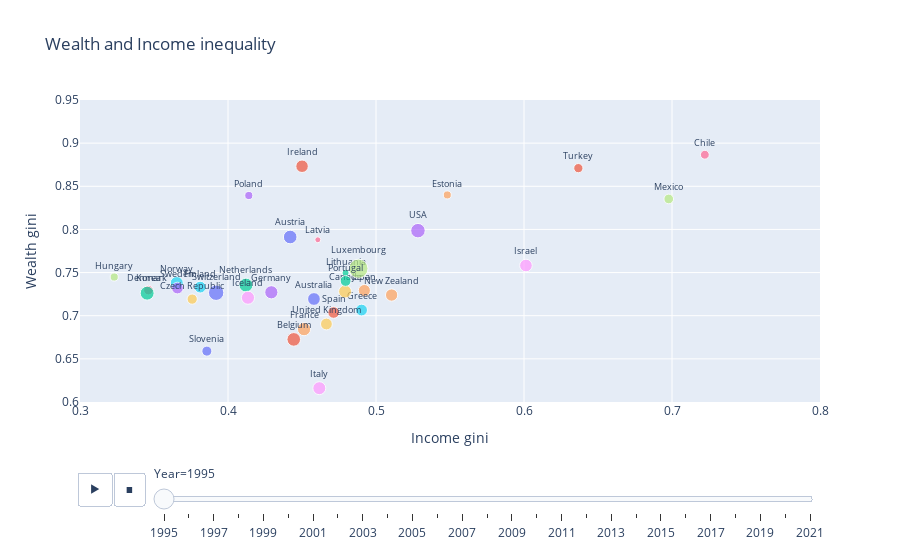

Notebook code cell kept with this figure:
### Code cell
fig = px.scatter(oecd, x="pretax_gini_income", y="gini_wealth", animation_frame="Year", size='pretax_mean_income'
                 , hover_name="country", text='country',title='Wealth and Income inequality'
                ,color="country", range_x=[0.3, 0.8], range_y=[0.6, 0.95])
fig.update_layout(showlegend=False, yaxis_title='Wealth gini',xaxis_title='Income gini')
fig.update_traces(textposition='top center', textfont_size=9, selector=dict(type='scatter'))
fig.show()

### Figure 1 — Plotly figure (JSON) as saved in the notebook; plotly's stock layout.template omitted (floating-point values rounded to 4 significant figures)
{"data": [{"hovertemplate": "<b>%{hovertext}</b><br><br>country=%{text}<br>Year=1995<br>pretax_gini_income=%{x}<br>gini_wealth=%{y}<br>pretax_mean_income=%{marker.size}<extra></extra>", "hovertext": ["Switzerland"], "legendgroup": "Switzerland", "marker": {"color": "#636efa", "size": [67020.0], "sizemode": "area", "sizeref": 566.9, "symbol": "circle"}, "mode": "markers+text", "name": "Switzerland", "orientation": "v", "showlegend": true, "text": ["Switzerland"], "textfont": {"size": 9}, "textposition": "top center", "type": "scatter", "x": [0.392], "xaxis": "x", "y": [0.7266], "yaxis": "y"}, {"hovertemplate": "<b>%{hovertext}</b><br><br>country=%{text}<br>Year=1995<br>pretax_gini_income=%{x}<br>gini_wealth=%{y}<br>pretax_mean_income=%{marker.size}<extra></extra>", "hovertext": ["Ireland"], "legendgroup": "Ireland", "marker": {"color": "#EF553B", "size": [44340.0], "sizemode": "area", "sizeref": 566.9, "symbol": "circle"}, "mode": "markers+text", "name": "Ireland", "orientation": "v", "showlegend": true, "text": ["Ireland"], "textfont": {"size": 9}, "textposition": "top center", "type": "scatter", "x": [0.45], "xaxis": "x", "y": [0.8732], "yaxis": "y"}, {"hovertemplate": "<b>%{hovertext}</b><br><br>country=%{text}<br>Year=1995<br>pretax_gini_income=%{x}<br>gini_wealth=%{y}<br>pretax_mean_income=%{marker.size}<extra></extra>", "hovertext": ["Lithuania"], "legendgroup": "Lithuania", "marker": {"color": "#00cc96", "size": [14190.0], "sizemode": "area", "sizeref": 566.9, "symbol": "circle"}, "mode": "markers+text", "name": "Lithuania", "orientation": "v", "showlegend": true, "text": ["Lithuania"], "textfont": {"size": 9}, "textposition": "top center", "type": "scatter", "x": [0.4794], "xaxis": "x", "y": [0.7496], "yaxis": "y"}, {"hovertemplate": "<b>%{hovertext}</b><br><br>country=%{text}<br>Year=1995<br>pretax_gini_income=%{x}<br>gini_wealth=%{y}<br>pretax_mean_income=%{marker.size}<extra></extra>", "hovertext": ["Germany"], "legendgroup": "Germany", "marker": {"color": "#ab63fa", "size": [49340.0], "sizemode": "area", "sizeref": 566.9, "symbol": "circle"}, "mode": "markers+text", "name": "Germany", "orientation": "v", "showlegend": true, "text": ["Germany"], "textfont": {"size": 9}, "textposition": "top center", "type": "scatter", "x": [0.4293], "xaxis": "x", "y": [0.7271], "yaxis": "y"}, {"hovertemplate": "<b>%{hovertext}</b><br><br>country=%{text}<br>Year=1995<br>pretax_gini_income=%{x}<br>gini_wealth=%{y}<br>pretax_mean_income=%{marker.size}<extra></extra>", "hovertext": ["Japan"], "legendgroup": "Japan", "marker": {"color": "#FFA15A", "size": [41440.0], "sizemode": "area", "sizeref": 566.9, "symbol": "circle"}, "mode": "markers+text", "name": "Japan", "orientation": "v", "showlegend": true, "text": ["Japan"], "textfont": {"size": 9}, "textposition": "top center", "type": "scatter", "x": [0.4921], "xaxis": "x", "y": [0.7292], "yaxis": "y"}, {"hovertemplate": "<b>%{hovertext}</b><br><br>country=%{text}<br>Year=1995<br>pretax_gini_income=%{x}<br>gini_wealth=%{y}<br>pretax_mean_income=%{marker.size}<extra></extra>", "hovertext": ["Greece"], "legendgroup": "Greece", "marker": {"color": "#19d3f3", "size": [39420.0], "sizemode": "area", "sizeref": 566.9, "symbol": "circle"}, "mode": "markers+text", "name": "Greece", "orientation": "v", "showlegend": true, "text": ["Greece"], "textfont": {"size": 9}, "textposition": "top center", "type": "scatter", "x": [0.4903], "xaxis": "x", "y": [0.7066], "yaxis": "y"}, {"hovertemplate": "<b>%{hovertext}</b><br><br>country=%{text}<br>Year=1995<br>pretax_gini_income=%{x}<br>gini_wealth=%{y}<br>pretax_mean_income=%{marker.size}<extra></extra>", "hovertext": ["Korea"], "legendgroup": "Korea", "marker": {"color": "#FF6692", "size": [26170.0], "sizemode": "area", "sizeref": 566.9, "symbol": "circle"}, "mode": "markers+text", "name": "Korea", "orientation": "v", "showlegend": true, "text": ["Korea"], "textfont": {"size": 9}, "textposition": "top center", "type": "scatter", "x": [0.3462], "xaxis": "x", "y": [0.7297], "yaxis": "y"}, {"hovertemplate": "<b>%{hovertext}</b><br><br>country=%{text}<br>Year=1995<br>pretax_gini_income=%{x}<br>gini_wealth=%{y}<br>pretax_mean_income=%{marker.size}<extra></extra>", "hovertext": ["Hungary"], "legendgroup": "Hungary", "marker": {"color": "#B6E880", "size": [18820.0], "sizemode": "area", "sizeref": 566.9, "symbol": "circle"}, "mode": "markers+text", "name": "Hungary", "orientation": "v", "showlegend": true, "text": ["Hungary"], "textfont": {"size": 9}, "textposition": "top center", "type": "scatter", "x": [0.3231], "xaxis": "x", "y": [0.7448], "yaxis": "y"}, {"hovertemplate": "<b>%{hovertext}</b><br><br>country=%{text}<br>Year=1995<br>pretax_gini_income=%{x}<br>gini_wealth=%{y}<br>pretax_mean_income=%{marker.size}<extra></extra>", "hovertext": ["Italy"], "legendgroup": "Italy", "marker": {"color": "#FF97FF", "size": [47760.0], "sizemode": "area", "sizeref": 566.9, "symbol": "circle"}, "mode": "markers+text", "name": "Italy", "orientation": "v", "showlegend": true, "text": ["Italy"], "textfont": {"size": 9}, "textposition": "top center", "type": "scatter", "x": [0.4617], "xaxis": "x", "y": [0.616], "yaxis": "y"}, {"hovertemplate": "<b>%{hovertext}</b><br><br>country=%{text}<br>Year=1995<br>pretax_gini_income=%{x}<br>gini_wealth=%{y}<br>pretax_mean_income=%{marker.size}<extra></extra>", "hovertext": ["Canada"], "legendgroup": "Canada", "marker": {"color": "#FECB52", "size": [47590.0], "sizemode": "area", "sizeref": 566.9, "symbol": "circle"}, "mode": "markers+text", "name": "Canada", "orientation": "v", "showlegend": true, "text": ["Canada"], "textfont": {"size": 9}, "textposition": "top center", "type": "scatter", "x": [0.4791], "xaxis": "x", "y": [0.728], "yaxis": "y"}, {"hovertemplate": "<b>%{hovertext}</b><br><br>country=%{text}<br>Year=1995<br>pretax_gini_income=%{x}<br>gini_wealth=%{y}<br>pretax_mean_income=%{marker.size}<extra></extra>", "hovertext": ["Austria"], "legendgroup": "Austria", "marker": {"color": "#636efa", "size": [52980.0], "sizemode": "area", "sizeref": 566.9, "symbol": "circle"}, "mode": "markers+text", "name": "Austria", "orientation": "v", "showlegend": true, "text": ["Austria"], "textfont": {"size": 9}, "textposition": "top center", "type": "scatter", "x": [0.442], "xaxis": "x", "y": [0.7912], "yaxis": "y"}, {"hovertemplate": "<b>%{hovertext}</b><br><br>country=%{text}<br>Year=1995<br>pretax_gini_income=%{x}<br>gini_wealth=%{y}<br>pretax_mean_income=%{marker.size}<extra></extra>", "hovertext": ["Spain"], "legendgroup": "Spain", "marker": {"color": "#EF553B", "size": [37960.0], "sizemode": "area", "sizeref": 566.9, "symbol": "circle"}, "mode": "markers+text", "name": "Spain", "orientation": "v", "showlegend": true, "text": ["Spain"], "textfont": {"size": 9}, "textposition": "top center", "type": "scatter", "x": [0.4714], "xaxis": "x", "y": [0.7037], "yaxis": "y"}, {"hovertemplate": "<b>%{hovertext}</b><br><br>country=%{text}<br>Year=1995<br>pretax_gini_income=%{x}<br>gini_wealth=%{y}<br>pretax_mean_income=%{marker.size}<extra></extra>", "hovertext": ["Netherlands"], "legendgroup": "Netherlands", "marker": {"color": "#00cc96", "size": [54760.0], "sizemode": "area", "sizeref": 566.9, "symbol": "circle"}, "mode": "markers+text", "name": "Netherlands", "orientation": "v", "showlegend": true, "text": ["Netherlands"], "textfont": {"size": 9}, "textposition": "top center", "type": "scatter", "x": [0.4121], "xaxis": "x", "y": [0.7355], "yaxis": "y"}, {"hovertemplate": "<b>%{hovertext}</b><br><br>country=%{text}<br>Year=1995<br>pretax_gini_income=%{x}<br>gini_wealth=%{y}<br>pretax_mean_income=%{marker.size}<extra></extra>", "hovertext": ["USA"], "legendgroup": "USA", "marker": {"color": "#ab63fa", "size": [59578], "sizemode": "area", "sizeref": 566.9, "symbol": "circle"}, "mode": "markers+text", "name": "USA", "orientation": "v", "showlegend": true, "text": ["USA"], "textfont": {"size": 9}, "textposition": "top center", "type": "scatter", "x": [0.5284], "xaxis": "x", "y": [0.7986], "yaxis": "y"}, {"hovertemplate": "<b>%{hovertext}</b><br><br>country=%{text}<br>Year=1995<br>pretax_gini_income=%{x}<br>gini_wealth=%{y}<br>pretax_mean_income=%{marker.size}<extra></extra>", "hovertext": ["New Zealand"], "legendgroup": "New Zealand", "marker": {"color": "#FFA15A", "size": [42950.0], "sizemode": "area", "sizeref": 566.9, "symbol": "circle"}, "mode": "markers+text", "name": "New Zealand", "orientation": "v", "showlegend": true, "text": ["New Zealand"], "textfont": {"size": 9}, "textposition": "top center", "type": "scatter", "x": [0.5105], "xaxis": "x", "y": [0.724], "yaxis": "y"}, {"hovertemplate": "<b>%{hovertext}</b><br><br>country=%{text}<br>Year=1995<br>pretax_gini_income=%{x}<br>gini_wealth=%{y}<br>pretax_mean_income=%{marker.size}<extra></extra>", "hovertext": ["Norway"], "legendgroup": "Norway", "marker": {"color": "#19d3f3", "size": [47980.0], "sizemode": "area", "sizeref": 566.9, "symbol": "circle"}, "mode": "markers+text", "name": "Norway", "orientation": "v", "showlegend": true, "text": ["Norway"], "textfont": {"size": 9}, "textposition": "top center", "type": "scatter", "x": [0.3654], "xaxis": "x", "y": [0.7379], "yaxis": "y"}, {"hovertemplate": "<b>%{hovertext}</b><br><br>country=%{text}<br>Year=1995<br>pretax_gini_income=%{x}<br>gini_wealth=%{y}<br>pretax_mean_income=%{marker.size}<extra></extra>", "hovertext": ["Chile"], "legendgroup": "Chile", "marker": {"color": "#FF6692", "size": [22220.0], "sizemode": "area", "sizeref": 566.9, "symbol": "circle"}, "mode": "markers+text", "name": "Chile", "orientation": "v", "showlegend": true, "text": ["Chile"], "textfont": {"size": 9}, "textposition": "top center", "type": "scatter", "x": [0.7222], "xaxis": "x", "y": [0.8866], "yaxis": "y"}, {"hovertemplate": "<b>%{hovertext}</b><br><br>country=%{text}<br>Year=1995<br>pretax_gini_income=%{x}<br>gini_wealth=%{y}<br>pretax_mean_income=%{marker.size}<extra></extra>", "hovertext": ["Luxembourg"], "legendgroup": "Luxembourg", "marker": {"color": "#B6E880", "size": [103200.0], "sizemode": "area", "sizeref": 566.9, "symbol": "circle"}, "mode": "markers+text", "name": "Luxembourg", "orientation": "v", "showlegend": true, "text": ["Luxembourg"], "textfont": {"size": 9}, "textposition": "top center", "type": "scatter", "x": [0.4881], "xaxis": "x", "y": [0.7546], "yaxis": "y"}, {"hovertemplate": "<b>%{hovertext}</b><br><br>country=%{text}<br>Year=1995<br>pretax_gini_income=%{x}<br>gini_wealth=%{y}<br>pretax_mean_income=%{marker.size}<extra></extra>", "hovertext": ["Israel"], "legendgroup": "Israel", "marker": {"color": "#FF97FF", "size": [45100.0], "sizemode": "area", "sizeref": 566.9, "symbol": "circle"}, "mode": "markers+text", "name": "Israel", "orientation": "v", "showlegend": true, "text": ["Israel"], "textfont": {"size": 9}, "textposition": "top center", "type": "scatter", "x": [0.6013], "xaxis": "x", "y": [0.7582], "yaxis": "y"}, {"hovertemplate": "<b>%{hovertext}</b><br><br>country=%{text}<br>Year=1995<br>pretax_gini_income=%{x}<br>gini_wealth=%{y}<br>pretax_mean_income=%{marker.size}<extra></extra>", "hovertext": ["United Kingdom"], "legendgroup": "United Kingdom", "marker": {"color": "#FECB52", "size": [39740.0], "sizemode": "area", "sizeref": 566.9, "symbol": "circle"}, "mode": "markers+text", "name": "United Kingdom", "orientation": "v", "showlegend": true, "text": ["United Kingdom"], "textfont": {"size": 9}, "textposition": "top center", "type": "scatter", "x": [0.4665], "xaxis": "x", "y": [0.6904], "yaxis": "y"}, {"hovertemplate": "<b>%{hovertext}</b><br><br>country=%{text}<br>Year=1995<br>pretax_gini_income=%{x}<br>gini_wealth=%{y}<br>pretax_mean_income=%{marker.size}<extra></extra>", "hovertext": ["Slovenia"], "legendgroup": "Slovenia", "marker": {"color": "#636efa", "size": [28710.0], "sizemode": "area", "sizeref": 566.9, "symbol": "circle"}, "mode": "markers+text", "name": "Slovenia", "orientation": "v", "showlegend": true, "text": ["Slovenia"], "textfont": {"size": 9}, "textposition": "top center", "type": "scatter", "x": [0.3857], "xaxis": "x", "y": [0.659], "yaxis": "y"}, {"hovertemplate": "<b>%{hovertext}</b><br><br>country=%{text}<br>Year=1995<br>pretax_gini_income=%{x}<br>gini_wealth=%{y}<br>pretax_mean_income=%{marker.size}<extra></extra>", "hovertext": ["Turkey"], "legendgroup": "Turkey", "marker": {"color": "#EF553B", "size": [24290.0], "sizemode": "area", "sizeref": 566.9, "symbol": "circle"}, "mode": "markers+text", "name": "Turkey", "orientation": "v", "showlegend": true, "text": ["Turkey"], "textfont": {"size": 9}, "textposition": "top center", "type": "scatter", "x": [0.6367], "xaxis": "x", "y": [0.871], "yaxis": "y"}, {"hovertemplate": "<b>%{hovertext}</b><br><br>country=%{text}<br>Year=1995<br>pretax_gini_income=%{x}<br>gini_wealth=%{y}<br>pretax_mean_income=%{marker.size}<extra></extra>", "hovertext": ["Portugal"], "legendgroup": "Portugal", "marker": {"color": "#00cc96", "size": [33730.0], "sizemode": "area", "sizeref": 566.9, "symbol": "circle"}, "mode": "markers+text", "name": "Portugal", "orientation": "v", "showlegend": true, "text": ["Portugal"], "textfont": {"size": 9}, "textposition": "top center", "type": "scatter", "x": [0.4795], "xaxis": "x", "y": [0.7403], "yaxis": "y"}, {"hovertemplate": "<b>%{hovertext}</b><br><br>country=%{text}<br>Year=1995<br>pretax_gini_income=%{x}<br>gini_wealth=%{y}<br>pretax_mean_income=%{marker.size}<extra></extra>", "hovertext": ["Sweden"], "legendgroup": "Sweden", "marker": {"color": "#ab63fa", "size": [38920.0], "sizemode": "area", "sizeref": 566.9, "symbol": "circle"}, "mode": "markers+text", "name": "Sweden", "orientation": "v", "showlegend": true, "text": ["Sweden"], "textfont": {"size": 9}, "textposition": "top center", "type": "scatter", "x": [0.3658], "xaxis": "x", "y": [0.732], "yaxis": "y"}, {"hovertemplate": "<b>%{hovertext}</b><br><br>country=%{text}<br>Year=1995<br>pretax_gini_income=%{x}<br>gini_wealth=%{y}<br>pretax_mean_income=%{marker.size}<extra></extra>", "hovertext": ["France"], "legendgroup": "France", "marker": {"color": "#FFA15A", "size": [49430.0], "sizemode": "area", "sizeref": 566.9, "symbol": "circle"}, "mode": "markers+text", "name": "France", "orientation": "v", "showlegend": true, "text": ["France"], "textfont": {"size": 9}, "textposition": "top center", "type": "scatter", "x": [0.4514], "xaxis": "x", "y": [0.6844], "yaxis": "y"}, {"hovertemplate": "<b>%{hovertext}</b><br><br>country=%{text}<br>Year=1995<br>pretax_gini_income=%{x}<br>gini_wealth=%{y}<br>pretax_mean_income=%{marker.size}<extra></extra>", "hovertext": ["Finland"], "legendgroup": "Finland", "marker": {"color": "#19d3f3", "size": [39450.0], "sizemode": "area", "sizeref": 566.9, "symbol": "circle"}, "mode": "markers+text", "name": "Finland", "orientation": "v", "showlegend": true, "text": ["Finland"], "textfont": {"size": 9}, "textposition": "top center", "type": "scatter", "x": [0.3812], "xaxis": "x", "y": [0.7331], "yaxis": "y"}, {"hovertemplate": "<b>%{hovertext}</b><br><br>country=%{text}<br>Year=1995<br>pretax_gini_income=%{x}<br>gini_wealth=%{y}<br>pretax_mean_income=%{marker.size}<extra></extra>", "hovertext": ["Latvia"], "legendgroup": "Latvia", "marker": {"color": "#FF6692", "size": [10010.0], "sizemode": "area", "sizeref": 566.9, "symbol": "circle"}, "mode": "markers+text", "name": "Latvia", "orientation": "v", "showlegend": true, "text": ["Latvia"], "textfont": {"size": 9}, "textposition": "top center", "type": "scatter", "x": [0.4607], "xaxis": "x", "y": [0.788], "yaxis": "y"}, {"hovertemplate": "<b>%{hovertext}</b><br><br>country=%{text}<br>Year=1995<br>pretax_gini_income=%{x}<br>gini_wealth=%{y}<br>pretax_mean_income=%{marker.size}<extra></extra>", "hovertext": ["Mexico"], "legendgroup": "Mexico", "marker": {"color": "#B6E880", "size": [26830.0], "sizemode": "area", "sizeref": 566.9, "symbol": "circle"}, "mode": "markers+text", "name": "Mexico", "orientation": "v", "showlegend": true, "text": ["Mexico"], "textfont": {"size": 9}, "textposition": "top center", "type": "scatter", "x": [0.6978], "xaxis": "x", "y": [0.8353], "yaxis": "y"}, {"hovertemplate": "<b>%{hovertext}</b><br><br>country=%{text}<br>Year=1995<br>pretax_gini_income=%{x}<br>gini_wealth=%{y}<br>pretax_mean_income=%{marker.size}<extra></extra>", "hovertext": ["Iceland"], "legendgroup": "Iceland", "marker": {"color": "#FF97FF", "size": [49110.0], "sizemode": "area", "sizeref": 566.9, "symbol": "circle"}, "mode": "markers+text", "name": "Iceland", "orientation": "v", "showlegend": true, "text": ["Iceland"], "textfont": {"size": 9}, "textposition": "top center", "type": "scatter", "x": [0.4135], "xaxis": "x", "y": [0.7209], "yaxis": "y"}, {"hovertemplate": "<b>%{hovertext}</b><br><br>country=%{text}<br>Year=1995<br>pretax_gini_income=%{x}<br>gini_wealth=%{y}<br>pretax_mean_income=%{marker.size}<extra></extra>", "hovertext": ["Czech Republic"], "legendgroup": "Czech Republic", "marker": {"color": "#FECB52", "size": [30070.0], "sizemode": "area", "sizeref": 566.9, "symbol": "circle"}, "mode": "markers+text", "name": "Czech Republic", "orientation": "v", "showlegend": true, "text": ["Czech Republic"], "textfont": {"size": 9}, "textposition": "top center", "type": "scatter", "x": [0.3758], "xaxis": "x", "y": [0.7193], "yaxis": "y"}, {"hovertemplate": "<b>%{hovertext}</b><br><br>country=%{text}<br>Year=1995<br>pretax_gini_income=%{x}<br>gini_wealth=%{y}<br>pretax_mean_income=%{marker.size}<extra></extra>", "hovertext": ["Australia"], "legendgroup": "Australia", "marker": {"color": "#636efa", "size": [46180.0], "sizemode": "area", "sizeref": 566.9, "symbol": "circle"}, "mode": "markers+text", "name": "Australia", "orientation": "v", "showlegend": true, "text": ["Australia"], "textfont": {"size": 9}, "textposition": "top center", "type": "scatter", "x": [0.4581], "xaxis": "x", "y": [0.7194], "yaxis": "y"}, {"hovertemplate": "<b>%{hovertext}</b><br><br>country=%{text}<br>Year=1995<br>pretax_gini_income=%{x}<br>gini_wealth=%{y}<br>pretax_mean_income=%{marker.size}<extra></extra>", "hovertext": ["Belgium"], "legendgroup": "Belgium", "marker": {"color": "#EF553B", "size": [52600.0], "sizemode": "area", "sizeref": 566.9, "symbol": "circle"}, "mode": "markers+text", "name": "Belgium", "orientation": "v", "showlegend": true, "text": ["Belgium"], "textfont": {"size": 9}, "textposition": "top center", "type": "scatter", "x": [0.4444], "xaxis": "x", "y": [0.6726], "yaxis": "y"}, {"hovertemplate": "<b>%{hovertext}</b><br><br>country=%{text}<br>Year=1995<br>pretax_gini_income=%{x}<br>gini_wealth=%{y}<br>pretax_mean_income=%{marker.size}<extra></extra>", "hovertext": ["Denmark"], "legendgroup": "Denmark", "marker": {"color": "#00cc96", "size": [54850.0], "sizemode": "area", "sizeref": 566.9, "symbol": "circle"}, "mode": "markers+text", "name": "Denmark", "orientation": "v", "showlegend": true, "text": ["Denmark"], "textfont": {"size": 9}, "textposition": "top center", "type": "scatter", "x": [0.3454], "xaxis": "x", "y": [0.7261], "yaxis": "y"}, {"hovertemplate": "<b>%{hovertext}</b><br><br>country=%{text}<br>Year=1995<br>pretax_gini_income=%{x}<br>gini_wealth=%{y}<br>pretax_mean_income=%{marker.size}<extra></extra>", "hovertext": ["Poland"], "legendgroup": "Poland", "marker": {"color": "#ab63fa", "size": [18540.0], "sizemode": "area", "sizeref": 566.9, "symbol": "circle"}, "mode": "markers+text", "name": "Poland", "orientation": "v", "showlegend": true, "text": ["Poland"], "textfont": {"size": 9}, "textposition": "top center", "type": "scatter", "x": [0.4141], "xaxis": "x", "y": [0.8393], "yaxis": "y"}, {"hovertemplate": "<b>%{hovertext}</b><br><br>country=%{text}<br>Year=1995<br>pretax_gini_income=%{x}<br>gini_wealth=%{y}<br>pretax_mean_income=%{marker.size}<extra></extra>", "hovertext": ["Estonia"], "legendgroup": "Estonia", "marker": {"color": "#FFA15A", "size": [18270.0], "sizemode": "area", "sizeref": 566.9, "symbol": "circle"}, "mode": "markers+text", "name": "Estonia", "orientation": "v", "showlegend": true, "text": ["Estonia"], "textfont": {"size": 9}, "textposition": "top center", "type": "scatter", "x": [0.5482], "xaxis": "x", "y": [0.84], "yaxis": "y"}], "layout": {"legend": {"itemsizing": "constant", "title": {"text": "country"}, "tracegroupgap": 0}, "showlegend": false, "sliders": [{"active": 0, "currentvalue": {"prefix": "Year="}, "len": 0.9, "pad": {"b": 10, "t": 60}, "steps": [{"args": [["1995"], {"frame": {"duration": 0, "redraw": false}, "fromcurrent": true, "mode": "immediate", "transition": {"duration": 0, "easing": "linear"}}], "label": "1995", "method": "animate"}, {"args": [["1996"], {"frame": {"duration": 0, "redraw": false}, "fromcurrent": true, "mode": "immediate", "transition": {"duration": 0, "easing": "linear"}}], "label": "1996", "method": "animate"}, {"args": [["1997"], {"frame": {"duration": 0, "redraw": false}, "fromcurrent": true, "mode": "immediate", "transition": {"duration": 0, "easing": "linear"}}], "label": "1997", "method": "animate"}, {"args": [["1998"], {"frame": {"duration": 0, "redraw": false}, "fromcurrent": true, "mode": "immediate", "transition": {"duration": 0, "easing": "linear"}}], "label": "1998", "method": "animate"}, {"args": [["1999"], {"frame": {"duration": 0, "redraw": false}, "fromcurrent": true, "mode": "immediate", "transition": {"duration": 0, "easing": "linear"}}], "label": "1999", "method": "animate"}, {"args": [["2000"], {"frame": {"duration": 0, "redraw": false}, "fromcurrent": true, "mode": "immediate", "transition": {"duration": 0, "easing": "linear"}}], "label": "2000", "method": "animate"}, {"args": [["2001"], {"frame": {"duration": 0, "redraw": false}, "fromcurrent": true, "mode": "immediate", "transition": {"duration": 0, "easing": "linear"}}], "label": "2001", "method": "animate"}, {"args": [["2002"], {"frame": {"duration": 0, "redraw": false}, "fromcurrent": true, "mode": "immediate", "transition": {"duration": 0, "easing": "linear"}}], "label": "2002", "method": "animate"}, {"args": [["2003"], {"frame": {"duration": 0, "redraw": false}, "fromcurrent": true, "mode": "immediate", "transition": {"duration": 0, "easing": "linear"}}], "label": "2003", "method": "animate"}, {"args": [["2004"], {"frame": {"duration": 0, "redraw": false}, "fromcurrent": true, "mode": "immediate", "transition": {"duration": 0, "easing": "linear"}}], "label": "2004", "method": "animate"}, {"args": [["2005"], {"frame": {"duration": 0, "redraw": false}, "fromcurrent": true, "mode": "immediate", "transition": {"duration": 0, "easing": "linear"}}], "label": "2005", "method": "animate"}, {"args": [["2006"], {"frame": {"duration": 0, "redraw": false}, "fromcurrent": true, "mode": "immediate", "transition": {"duration": 0, "easing": "linear"}}], "label": "2006", "method": "animate"}, {"args": [["2007"], {"frame": {"duration": 0, "redraw": false}, "fromcurrent": true, "mode": "immediate", "transition": {"duration": 0, "easing": "linear"}}], "label": "2007", "method": "animate"}, {"args": [["2008"], {"frame": {"duration": 0, "redraw": false}, "fromcurrent": true, "mode": "immediate", "transition": {"duration": 0, "easing": "linear"}}], "label": "2008", "method": "animate"}, {"args": [["2009"], {"frame": {"duration": 0, "redraw": false}, "fromcurrent": true, "mode": "immediate", "transition": {"duration": 0, "easing": "linear"}}], "label": "2009", "method": "animate"}, {"args": [["2010"], {"frame": {"duration": 0, "redraw": false}, "fromcurrent": true, "mode": "immediate", "transition": {"duration": 0, "easing": "linear"}}], "label": "2010", "method": "animate"}, {"args": [["2011"], {"frame": {"duration": 0, "redraw": false}, "fromcurrent": true, "mode": "immediate", "transition": {"duration": 0, "easing": "linear"}}], "label": "2011", "method": "animate"}, {"args": [["2012"], {"frame": {"duration": 0, "redraw": false}, "fromcurrent": true, "mode": "immediate", "transition": {"duration": 0, "easing": "linear"}}], "label": "2012", "method": "animate"}, {"args": [["2013"], {"frame": {"duration": 0, "redraw": false}, "fromcurrent": true, "mode": "immediate", "transition": {"duration": 0, "easing": "linear"}}], "label": "2013", "method": "animate"}, {"args": [["2014"], {"frame": {"duration": 0, "redraw": false}, "fromcurrent": true, "mode": "immediate", "transition": {"duration": 0, "easing": "linear"}}], "label": "2014", "method": "animate"}, {"args": [["2015"], {"frame": {"duration": 0, "redraw": false}, "fromcurrent": true, "mode": "immediate", "transition": {"duration": 0, "easing": "linear"}}], "label": "2015", "method": "animate"}, {"args": [["2016"], {"frame": {"duration": 0, "redraw": false}, "fromcurrent": true, "mode": "immediate", "transition": {"duration": 0, "easing": "linear"}}], "label": "2016", "method": "animate"}, {"args": [["2017"], {"frame": {"duration": 0, "redraw": false}, "fromcurrent": true, "mode": "immediate", "transition": {"duration": 0, "easing": "linear"}}], "label": "2017", "method": "animate"}, {"args": [["2018"], {"frame": {"duration": 0, "redraw": false}, "fromcurrent": true, "mode": "immediate", "transition": {"duration": 0, "easing": "linear"}}], "label": "2018", "method": "animate"}, {"args": [["2019"], {"frame": {"duration": 0, "redraw": false}, "fromcurrent": true, "mode": "immediate", "transition": {"duration": 0, "easing": "linear"}}], "label": "2019", "method": "animate"}, {"args": [["2020"], {"frame": {"duration": 0, "redraw": false}, "fromcurrent": true, "mode": "immediate", "transition": {"duration": 0, "easing": "linear"}}], "label": "2020", "method": "animate"}, {"args": [["2021"], {"frame": {"duration": 0, "redraw": false}, "fromcurrent": true, "mode": "immediate", "transition": {"duration": 0, "easing": "linear"}}], "label": "2021", "method": "animate"}], "x": 0.1, "xanchor": "left", "y": 0, "yanchor": "top"}], "title": {"text": "Wealth and Income inequality"}, "updatemenus": [{"buttons": [{"args": [null, {"frame": {"duration": 500, "redraw": false}, "fromcurrent": true, "mode": "immediate", "transition": {"duration": 500, "easing": "linear"}}], "label": "&#9654;", "method": "animate"}, {"args": [[null], {"frame": {"duration": 0, "redraw": false}, "fromcurrent": true, "mode": "immediate", "transition": {"duration": 0, "easing": "linear"}}], "label": "&#9724;", "method": "animate"}], "direction": "left", "pad": {"r": 10, "t": 70}, "showactive": false, "type": "buttons", "x": 0.1, "xanchor": "right", "y": 0, "yanchor": "top"}], "xaxis": {"anchor": "y", "domain": [0, 1], "range": [0.3, 0.8], "title": {"text": "Income gini"}}, "yaxis": {"anchor": "x", "domain": [0, 1], "range": [0.6, 0.95], "title": {"text": "Wealth gini"}}}}
